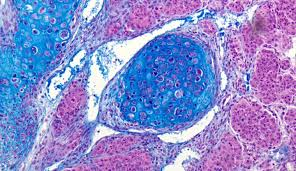
#> input picture images/image1.jpg, 296 x 171 px
$ python detect_objects.py
#> lines starting #> are read from the running program, lines starting #| are printed output that depends on the picture; after the words box and inside, x2 and y2 are one past the last pixel; in counts of white or black regions, pixels touching at a corner belong together
import cv2
import numpy as np

def enhance_image(gray, method="clahe"):
    if method == "clahe":
        clahe = cv2.createCLAHE(clipLimit=2.0, tileGridSize=(8,8))
        return clahe.apply(gray)
    return gray


def enhance_image(gray: np.ndarray, method: str = "clahe") -> np.ndarray:
    """
    Enhance a grayscale image to help detection on low-quality inputs.
    method: "clahe", "median", "sharpen", "denoise", or "none"
    """
    if method == "none":
        return gray

    if method == "clahe":
        # (clahe - contrast limited adaptive histogram equalization)
        clahe = cv2.createCLAHE(clipLimit=2.0, tileGridSize=(8, 8))
        return clahe.apply(gray)

    if method == "median":
        return cv2.medianBlur(gray, 5)

    if method == "denoise":
        # denoising for grayscale images
        return cv2.fastNlMeansDenoising(gray, None, h=10, templateWindowSize=7, searchWindowSize=21)

    if method == "sharpen":
        # sharpening kernel
        kernel = np.array([[0, -1,  0],
                           [-1, 5, -1],
                           [0, -1,  0]], dtype=np.float32)
        return cv2.filter2D(gray, -1, kernel)

    raise ValueError(f"Unknown enhancement method: {method}")


# load image
image = cv2.imread("images/image1.jpg")
#> image is the input picture: shape (171, 296, 3); mean B, G, R 205.2, 140, 139.4
gray = cv2.cvtColor(image, cv2.COLOR_BGR2GRAY)
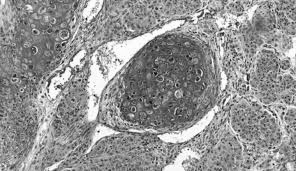
#> gray: shape (171, 296); min 5, max 255, mean 147.2

gray = cv2.cvtColor(image, cv2.COLOR_BGR2GRAY)

# enhancement
gray_enh = enhance_image(gray, method="clahe")
#> in enhance_image, `return clahe.apply(gray)`:
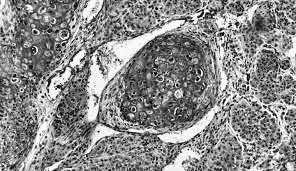
#> returned value: shape (171, 296); min 2, max 255, mean 138.2

# continued pipeline for enhancement
blur = cv2.GaussianBlur(gray_enh, (5, 5), 0)
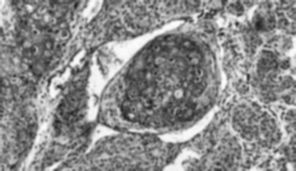
#> blur: shape (171, 296); min 32, max 253, mean 138.2
_, thresh = cv2.threshold(blur, 120, 255, cv2.THRESH_BINARY_INV)
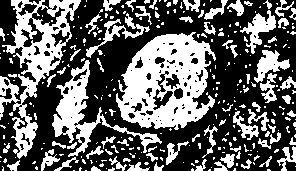
#> thresh: shape (171, 296); 38.8% white; 292 white regions (214 under 20 px), largest, box (x1, y1, x2, y2) and area: (116, 32, 216, 130) 5837, (0, 0, 81, 159) 3963, (52, 60, 162, 157) 2201

kernel = np.ones((3, 3), np.uint8)
opening = cv2.morphologyEx(thresh, cv2.MORPH_OPEN, kernel)
#> opening: shape (171, 296); 31.9% white; 159 white regions (84 under 20 px), largest, box (x1, y1, x2, y2) and area: (116, 34, 215, 129) 5491, (7, 0, 81, 102) 2408, (52, 70, 90, 139) 1276


clahe = cv2.createCLAHE(clipLimit=2.0)
enhanced = clahe.apply(gray)

cv2.imshow("Gray Original", gray)
cv2.imshow("Gray Enhanced", gray_enh)

# blur, reduce noise
blur = cv2.GaussianBlur(gray, (5,5), 0)
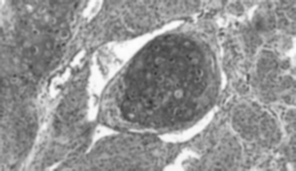
#> blur: shape (171, 296); min 51, max 253, mean 147.2

# threshold
_, thresh = cv2.threshold(blur, 120, 255, cv2.THRESH_BINARY_INV)
#> thresh: shape (171, 296); 21.6% white; 342 white regions (314 under 20 px), largest, box (x1, y1, x2, y2) and area: (116, 34, 215, 130) 6156, (0, 6, 70, 102) 1875, (12, 108, 37, 141) 255

# cleanup
kernel = np.ones((3,3), np.uint8)
opening = cv2.morphologyEx(thresh, cv2.MORPH_OPEN, kernel)
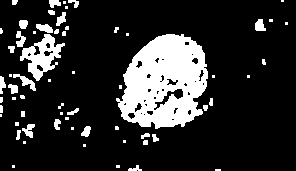
#> opening: shape (171, 296); 17.4% white; 63 white regions (32 under 20 px)

# find contours
contours, _ = cv2.findContours(opening, cv2.RETR_EXTERNAL, cv2.CHAIN_APPROX_SIMPLE)
#> contours = 63 contours, 41 with area under 20; largest, box (x1, y1, x2, y2) and area: (116, 34, 208, 129) 6278, (20, 34, 65, 81) 948, (13, 74, 36, 91) 104, (36, 24, 53, 33) 86, (255, 19, 266, 31) 80

count = 0
for cnt in contours:
    area = cv2.contourArea(cnt)
    if area > 100:  # filter noise
        count += 1
        (x, y, w, h) = cv2.boundingRect(cnt)
        cv2.rectangle(image, (x,y), (x+w,y+h), (0,255,0), 2)
#> this loop made 63 passes
#> (area, x, y, w, h) on passes 36, 41, 42: (103.5, 13, 74, 23, 17), (6277.5, 116, 34, 92, 95), (948, 20, 34, 45, 47)
#> area on passes 2, 9, 10, 11, 14, 15: 27.5, 25, 22, 22.5, 58, 73.5
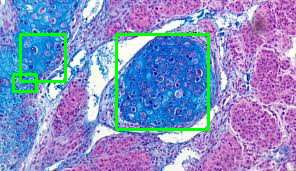
#> image: shape (171, 296, 3); 3.72% of pixels changed, all inside (x1, y1, x2, y2) = (12, 33, 210, 131)
#> after the loop, count = 3

print(f"Detected objects: {count}")
#| Detected objects: 3

cv2.imshow("Detected Objects", image)
cv2.waitKey(0)
cv2.destroyAllWindows()
